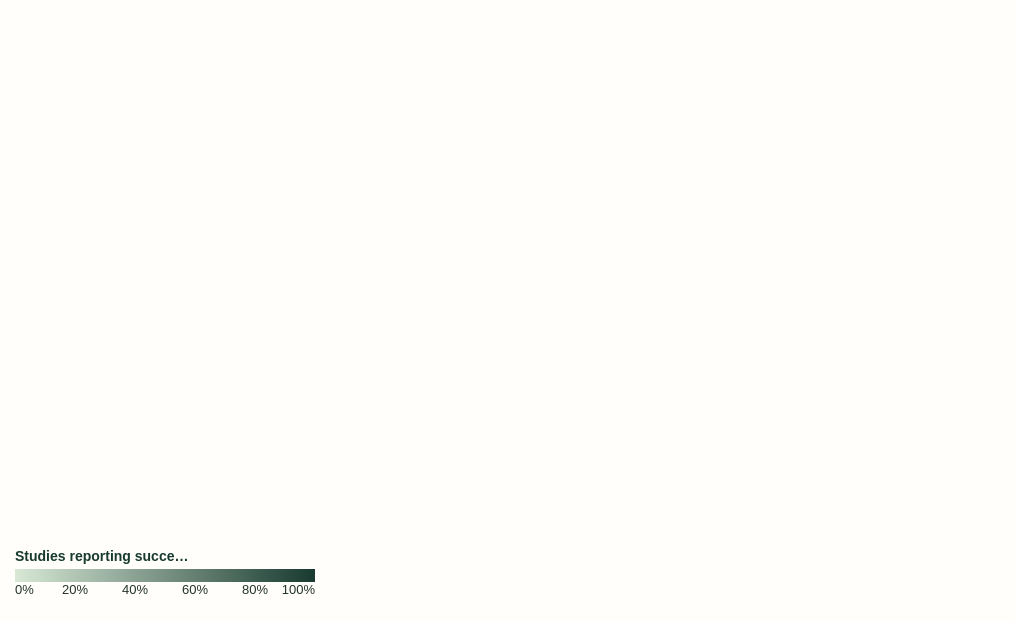

The specification (Vega-Lite) saved for this image:
### Vega specification from a JSON file in a GitHub repository (floating-point values rounded to 4 significant figures)
{"$schema": "https://vega.github.io/schema/vega/v6.json", "description": "Non-contiguous area cartogram of global zoo-associated release study records. Country shape area is proportional to study count; fill represents share reporting Success.", "width": 980, "height": 510, "padding": {"left": 15, "right": 20, "top": 22, "bottom": 25}, "autosize": "pad", "background": "#fffefa", "data": [{"name": "background", "values": []}, {"name": "countries", "values": []}, {"name": "labels", "values": []}], "scales": [{"name": "successColour", "type": "linear", "domain": [0, 1], "range": ["#d8e8d5", "#183a30"], "zero": false}], "legends": [{"fill": "successColour", "orient": "bottom", "direction": "horizontal", "title": "Studies reporting success (%)", "format": ".0%", "gradientLength": 300, "gradientThickness": 13, "labelFont": "Arial", "titleFont": "Arial", "labelFontSize": 13, "titleFontSize": 14, "titleColor": "#183a30", "labelColor": "#24332d"}], "marks": [{"type": "path", "from": {"data": "background"}, "encode": {"update": {"path": {"field": "path"}, "fill": {"value": "#f0f2ed"}, "stroke": {"value": "#cdd7cb"}, "strokeWidth": {"value": 0.7}}}}, {"type": "path", "from": {"data": "countries"}, "encode": {"update": {"path": {"field": "path"}, "fill": {"scale": "successColour", "field": "successRate"}, "stroke": {"value": "#ffffff"}, "strokeWidth": {"value": 1.3}, "tooltip": {"signal": "{'Release country':datum.country,'Study records':datum.count,'Success outcomes':datum.success,'Success proportion':datum.successLabel}"}}, "hover": {"stroke": {"value": "#bd6848"}, "strokeWidth": {"value": 2.5}}}}, {"type": "text", "from": {"data": "labels"}, "encode": {"update": {"x": {"field": "x"}, "y": {"field": "y"}, "text": {"signal": "datum.label + ' (' + datum.count + ')'"}, "font": {"value": "Arial"}, "fontWeight": {"value": "bold"}, "fontSize": {"value": 13}, "align": {"value": "center"}, "baseline": {"value": "middle"}, "fill": {"value": "#24332d"}, "stroke": {"value": "#fffefa"}, "strokeWidth": {"value": 2.5}, "strokeJoin": {"value": "round"}}}}]}
